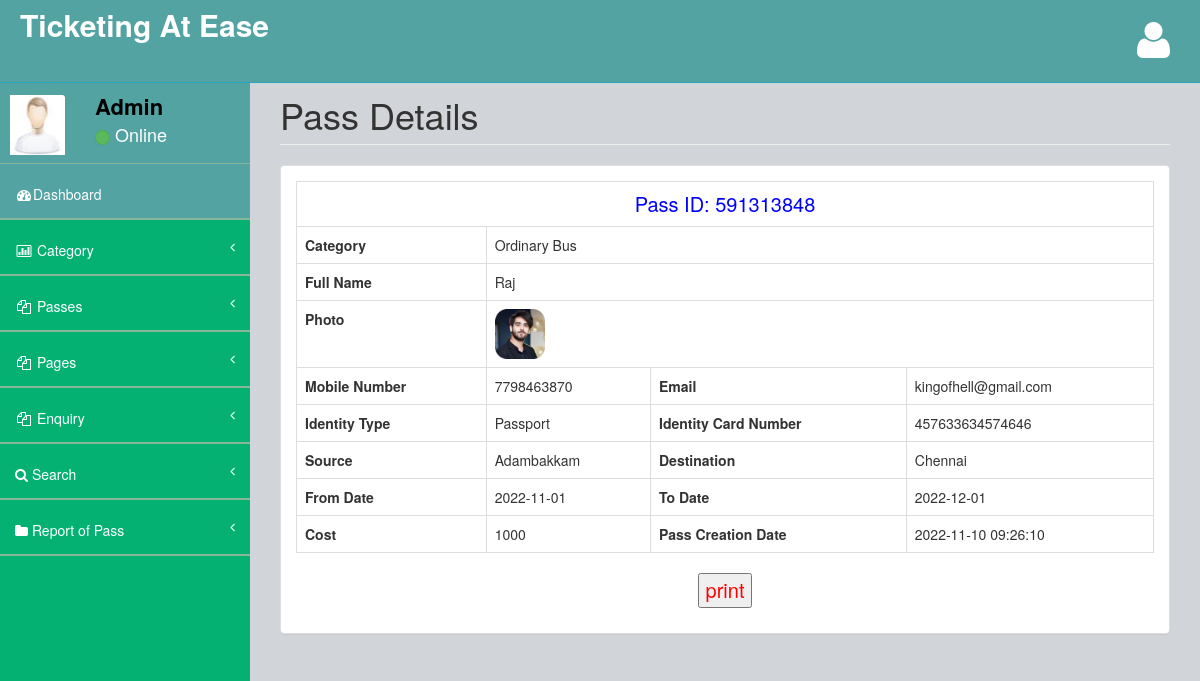
/admin/view-pass-detail.php?viewid=7 (signed in), run on the app's committed database.
### tables this page shows
CREATE TABLE `tblpass` (
  `ID` int(10) NOT NULL,
  `PassNumber` varchar(200) DEFAULT NULL,
  `FullName` varchar(200) DEFAULT NULL,
  `ProfileImage` varchar(200) DEFAULT NULL,
  `ContactNumber` bigint(10) DEFAULT NULL,
  `Email` varchar(200) DEFAULT NULL,
  `IdentityType` varchar(200) DEFAULT NULL,
  `IdentityCardno` varchar(200) DEFAULT NULL,
  `Category` varchar(100) DEFAULT NULL,
  `Source` varchar(200) DEFAULT NULL,
  `Destination` varchar(200) DEFAULT NULL,
  `FromDate` varchar(200) DEFAULT NULL,
  `ToDate` varchar(200) DEFAULT NULL,
  `Cost` decimal(10,0) DEFAULT NULL,
  `PasscreationDate` timestamp NULL DEFAULT current_timestamp()
);

### admin/view-pass-detail.php (the view, shortened to what this page needs)
<?php
include('includes/dbconnection.php');
if (strlen($_SESSION['bpmsaid'] == 0)) {
  header('location:logout.php');
} else {
?>
  <!DOCTYPE html>
  <html>
  <head>
    <link href="assets/plugins/bootstrap/bootstrap.css" rel="stylesheet" />
    <link href="assets/font-awesome/css/font-awesome.css" rel="stylesheet" />
    <link href="assets/plugins/pace/pace-theme-big-counter.css" rel="stylesheet" />
    <link href="assets/css/style.css" rel="stylesheet" />
    <link href="assets/css/main-style.css" rel="stylesheet" />
  </head>
  <body>
    <div id="wrapper">
      <?php include_once('includes/header.php'); ?>
      <?php include_once('includes/sidebar.php'); ?>
      <div id="page-wrapper">
        <div class="row">
          <div class="col-lg-12">
            <h1 class="page-header">Pass Details</h1>
          </div>
        </div>
        <div class="row">
          <div class="col-lg-12">
            <div class="panel panel-default">
              <div class="panel-body">
                <div class="row" id="divToPrint">
                  <div class="col-lg-12">
                    <?php
                    $vid = $_GET['viewid'];
                    $sql = "SELECT * from  tblpass where ID=$vid";
                    $query = $dbh->prepare($sql);
                    $query->execute();
                    $results = $query->fetchAll(PDO::FETCH_OBJ);
                    if ($query->rowCount() > 0) {
                      foreach ($results as $row) {               ?>
                        <table border="1" class="table table-bordered">
                          <tr align="center">
                            <td colspan="6" style="font-size:20px;color:blue">
                              Pass ID: <?php echo ($row->PassNumber); ?></td>
                          </tr>
                          <tr>
                            <th scope>Category</th>
                            <td colspan="3"><?php echo ($row->Category); ?></td>
                          </tr>
                          <tr>
                            <th scope>Full Name</th>
                            <td colspan="3"><?php echo ($row->FullName); ?></td>
                          </tr>
                          <tr>
                            <th scope>Photo</th>
                            <td colspan="3"><img src="images/<?php echo ($row->ProfileImage); ?>" width="50" height="50"></td>
                          </tr>
                          <tr>
                            <th scope>Mobile Number</th>
                            <td><?php echo ($row->ContactNumber); ?></td>
                            <th scope>Email</th>
                            <td><?php echo ($row->Email); ?></td>
                          </tr>
                          <tr>
                            <th scope>Identity Type</th>
                            <td><?php echo ($row->IdentityType); ?></td>
                            <th scope>Identity Card Number</th>
                            <td><?php echo ($row->IdentityCardno); ?></td>
                          </tr>
                          <tr>
                            <th scope>Source</th>
                            <td><?php echo ($row->Source); ?></td>
                            <th scope>Destination</th>
                            <td><?php echo ($row->Destination); ?></td>
                          </tr>
                          <tr>
                            <th scope>From Date</th>
                            <td><?php echo ($row->FromDate); ?></td>
                            <th scope>To Date</th>
                            <td><?php echo ($row->ToDate); ?></td>
                          </tr>
                          <tr>
                            <th scope>Cost</th>
                            <td><?php echo ($row->Cost); ?></td>
                            <th scope>Pass Creation Date</th>
                            <td><?php echo ($row->PasscreationDate); ?></td>
                          </tr>
                      <?php $cnt = $cnt + 1;
                      }
                    } ?>
                        </table>
                        <p style="text-align: center;font-size: 20px;color: red">
                          <input type="button" value="print" onclick="PrintDiv();" />
                        </p>
                  </div>
                </div>
              </div>
            </div>
          </div>
        </div>
      </div>
    </div>
  </body>
  </html>
<?php }  ?>

### admin/includes/sidebar.php (shortened to what this page needs)
<?php
include('includes/dbconnection.php');
?>
        <nav class="navbar-default navbar-static-side" role="navigation">
            <div class="sidebar-collapse">
                <ul class="nav" id="side-menu">
                    <li>
                        <div class="user-section">
                            <div class="user-section-inner">
                                <img src="assets/img/user.jpg" alt="">
                            </div>
                            <div class="user-info">
                                <?php
$aid=$_SESSION['bpmsaid'];
$sql="SELECT AdminName from  tbladmin where ID=:aid";
$query = $dbh -> prepare($sql);
$query->bindParam(':aid',$aid,PDO::PARAM_STR);
$query->execute();
$results=$query->fetchAll(PDO::FETCH_OBJ);
$cnt=1;
if($query->rowCount() > 0)
{
foreach($results as $row)
{               ?>
                                <div><strong><?php  echo $row->AdminName;?></strong></div>
                                <div class="user-text-online">
                                    <span class="user-circle-online btn btn-success btn-circle "></span>&nbsp;Online
                                </div>
                            </div>
                            <?php $cnt=$cnt+1;}} ?>
                        </div>
                    </li>
                    <li class="selected">
                        <a href="dashboard.php"><i class="fa fa-dashboard fa-fw"></i>Dashboard</a>
                    </li>
                    <li>
                        <a href="#"><i class="fa fa-bar-chart-o fa-fw"></i> Category<span class="fa arrow"></span></a>
                    </li>
                    <li>
                        <a href="#"><i class="fa fa-files-o fa-fw"></i> Passes<span class="fa arrow"></span></a>
                    </li>
                    <li>
                        <a href="#"><i class="fa fa-files-o fa-fw"></i> Pages<span class="fa arrow"></span></a>
                    </li>
                    <li>
                        <a href="#"><i class="fa fa-files-o fa-fw"></i> Enquiry<span class="fa arrow"></span></a>
                    </li>
                    <li>
                        <a href="search-pass.php"><i class="fa fa-search"></i>  Search<span class="fa arrow"></span></a>
                        </li>
                        <li>
                        <a href="pass-bwdates-report.php"><i class="fa fa-folder"></i>  Report of Pass<span class="fa arrow"></span></a>
                        </li>
                </ul>
            </div>
        </nav>

### admin/assets/css/style.css (style rules this page uses)
body { background-color: #f8f8f8; }
#wrapper { width: 100%; margin-top: 55px!important; background-color:#04B173; }
#page-wrapper { padding: 0 15px; min-height: 568px; background-color:rgb(209, 212, 216); }
.navbar-static-side ul li { border-bottom:1px solid #84B899 !important; }
.arrow { float: right; }
.fa.arrow:before { content: "\f104"; }
@media (min-width:768px) { .navbar-static-side { z-index: 1; position: absolute; width: 250px; } }
.btn-circle { width: 30px; height: 30px; padding: 6px 0; border-radius: 15px; text-align: center; font-size: 12px; line-height: 1.428571429; }

### admin/assets/css/main-style.css (style rules this page uses)
.user-section-inner { height: 65px; width: 65px; -moz-border-radius: 3px; -webkit-border-radius: 3px; border-radius: 3px; overflow: hidden; display: inline-block; float: left; margin-right: 15px; margin-top: 20px; }
.user-section-inner img { margin-left:10px; width:55px; height:60px; }
.user-info { display: block; color:#000!important; display: inline-block; padding: 15px; margin-bottom: 0px }
.user-text-online { font-size:18px; color:#fff }
.user-circle-online { width: 15px!important; height: 15px!important; }
.nav > li > a { padding: 20px 15px; }
#side-menu { background-color:#04B173; }
#side-menu a { color:#fff; border-bottom: 1px solid #84B899 !important; height: 55px; }
.selected { background-color:rgb(83, 163, 163); }
.navbar-default { border-color: #27A6BE; }
@media (min-width:768px) { #page-wrapper { position: inherit; margin: 0 0 0 250px; padding: 0 30px; min-height: 1000px; } }

### data on the page
tblpass: PassNumber "591313848", Category "Ordinary Bus", FullName "Raj", ProfileImage (picture), ContactNumber "7798463870", Email "kingofhell@gmail.com", IdentityType "Passport", IdentityCardno "457633634574646", Source "Adambakkam", Destination "Chennai", FromDate "2022-11-01", ToDate "2022-12-01", Cost "1000", PasscreationDate "2022-11-10 09:26:10"

### other printed values
$row->AdminName "Admin"
